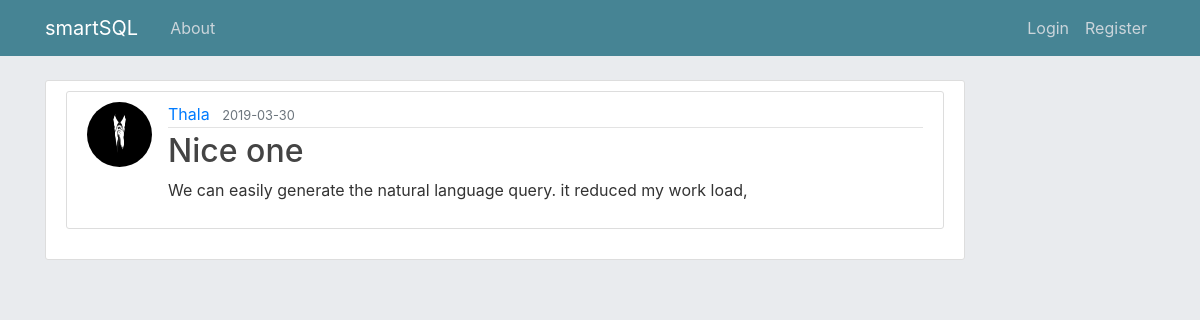
/post/1, run on the app's committed database.
### flaskblog/models.py (models this page shows, shortened)
class User(db.Model,UserMixin):
	id = db.Column(db.Integer, primary_key = True)
	username = db.Column(db.String(20),unique = True, nullable = False)
	email = db.Column(db.String(120),unique = True, nullable = False)
	image_file = db.Column(db.String(20),unique = False, nullable =True,default = 'default.png')
	password = db.Column(db.String(60), nullable = False)
	posts = db.relationship('Post', backref = 'author', lazy=True)
	databases = db.relationship('Database',backref = 'owner', lazy = True)

class Post(db.Model):
	id = db.Column(db.Integer, primary_key = True)
	title = db.Column(db.String(100), nullable = False)
	data_posted = db.Column(db.DateTime, nullable = False, default = datetime.utcnow)
	content = db.Column(db.Text, nullable=False)
	user_id = db.Column(db.Integer, db.ForeignKey('user.id'), nullable =False)

### flaskblog/routes.py (the view)
@app.route("/post/<int:post_id>", methods =['GET','POST'])
def post(post_id):
	post = Post.query.get_or_404(post_id)
	return render_template('post.html',title =post.title, post =post)

### flaskblog/templates/post.html (shortened to what this page needs)
{% extends "layout.html" %}
{% block content %}
  <div class="col-md-10">
    <div class="content-section">
      <article class="media content-section">
        <img class="rounded-circle article-img" src="{{ url_for('static', filename='profile_pics/' + post.author.image_file) }}">
        <div class="media-body">
          <div class="article-metadata">
            <a class="mr-2" href="#">{{ post.author.username }}</a>
            <small class="text-muted">{{ post.data_posted.strftime('%Y-%m-%d') }}</small>
          </div>
          <h2 class="article-title">{{ post.title }}</h2>
          <p class="article-content">{{ post.content }}</p>
        </div>
      </article>
    </div>
  </div>
{% endblock content %}

### flaskblog/static/main.css (style rules this page uses)
body { background:#e9ebee; color: #333333; margin-top: 5rem; }
h1, h2, h3, h4, h5, h6 { color: #444444; }
.content-section { background: #ffffff; padding: 10px 20px; border: 1px solid #dddddd; border-radius: 3px; margin-bottom: 20px; }
.article-title { color: #444444; }
.article-content { white-space: pre-line; }
.article-img { height: 65px; width: 65px; margin-right: 16px; }
.article-metadata { padding-bottom: 1px; margin-bottom: 4px; border-bottom: 1px solid #e3e3e3 }

### data on the page
User: image_file (picture), author.username "Thala"
Post: data_posted "2019-03-30", title "Nice one", content "We can easily generate the natural language query. it reduced my work load,"
